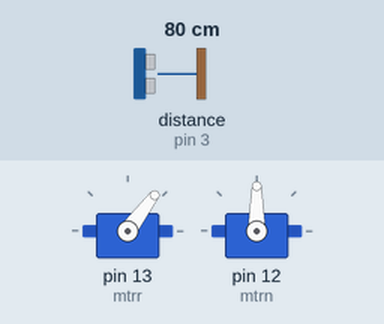
This sketch was run on a simulated Arduino Uno, built with avr-gcc and run on an emulated ATmega328P. Parts: 2 × servo. Wiring (inferred from the names in the program): ultrasonic range finder: trigger pin 2; echo pin 3. The test bench sets the inputs (shaded band); at power-on: distance to the obstacle (sensor on pin 3) 80 cm. The echo pulse lasts 58.3 µs per cm; what the sketch prints to the serial monitor is not drawn.

Above: at 1.2 s.
1.3 s: distance to the obstacle (sensor on pin 3) set to 2 cm
At 4.2 s:
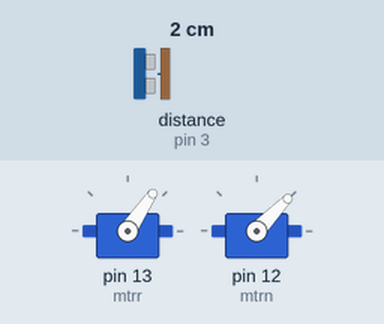
4.3 s: distance to the obstacle (sensor on pin 3) set to 5 cm
7.3 s: distance to the obstacle (sensor on pin 3) set to 8 cm
10.3 s: distance to the obstacle (sensor on pin 3) set to 4 cm
At 12.45 s:
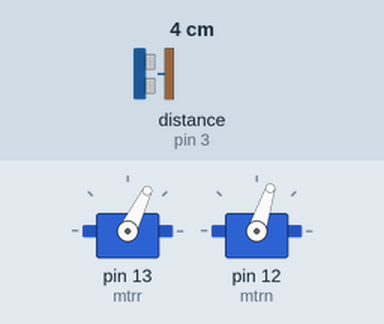
Timing chart, 0 to 14.2 s (numbered marks = the images above; inputs shaded):
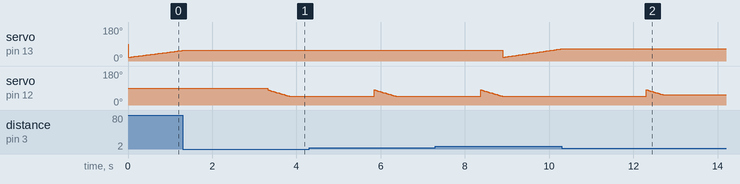

The sketch:

sketch_nov06b.ino
```cpp
#include <Servo.h>

// Ultrasonik Sinyal pinleri
int trigPin = 2;
int echoPin = 3;

long duration;
int distance;

Servo mtrr;
Servo mtrn;

int radarderece;
void setup() {
  pinMode(trigPin, OUTPUT);
  pinMode(echoPin, INPUT);
  Serial.begin(9600);
  mtrr.attach(13);
  mtrn.attach(12);
}
void loop()
{
 goto radar;

radar:
  for(int i=20;i<=150;i++)
  { distance = calculateDistance();
    if(distance<=5)
            {

              goto hedef;
            }
    else
    {
    mtrr.write(i);
    delay(30);

    Serial.print(i); Serial.print(",");
    Serial.print(distance);
    Serial.print(".");
    radarderece=i;
    }

  }
    for(int i=150;i>20;i--)
        {  distance = calculateDistance();
          if(distance<=5)
            {

              goto hedef;
            }
              else
              {
              mtrr.write(i);
              delay(30);

              Serial.print(i); Serial.print(",");
              Serial.print(distance);
              Serial.print(".");
              radarderece=i;
              }

         }
         goto radar;
hedef:

distance = calculateDistance();
    Serial.print("----");
    Serial.print(radarderece);
    Serial.print("----");
    delay(2000);
goto nisan;

nisan:
if(radarderece <90)
   {
    for(int n=90; n>=radarderece; n--)
       {
        mtrn.write(n-10);
        delay(15);
       }
   }
else if(radarderece >90)
   {
    for(int n=90; n<=radarderece; n++)
       {
        mtrn.write(n+10);
        delay(15);
       }
    }
else if(radarderece == 90)
   {
    mtrn.write(90);
    delay(500);
   }

 goto radar;


}


int calculateDistance()
{

  digitalWrite(trigPin, LOW);
  delayMicroseconds(2);

  digitalWrite(trigPin, HIGH);
  delayMicroseconds(10);
  digitalWrite(trigPin, LOW);
  duration = pulseIn(echoPin, HIGH);
  distance= duration*0.034/2;
  return distance;
}
```

Measured:
- after the input at 1.3 s, servo on pin 13 (mtrr): stays 56° (without the input it goes to 57° after 0.02 s); servo on pin 12 (mtrn): moves from 90° to 46° over 0.51 s, starting after 2.0 s
- after the input at 10.3 s, servo on pin 13 (mtrr): stays 64° (without the input it goes to 65° after 0.01 s)
